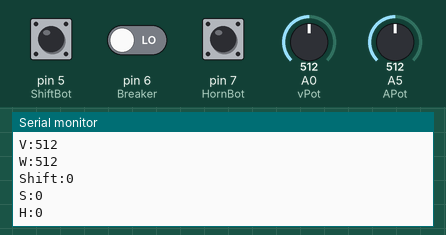
Bench run of a sketch on a simulated Arduino Uno, built with avr-gcc and run on an emulated ATmega328P. Shown: the last lines printed to the serial monitor. The inputs (shaded band) are chosen by the test bench; at power-on: A0 (vPot) = 512, A5 (APot) = 512, pin 5 (ShiftBot) LOW, pin 6 (Breaker) LOW, pin 7 (HornBot) LOW.

Above: at 1.2 s.
1.3 s: A0 (vPot) set to 716
At 2.0 s:
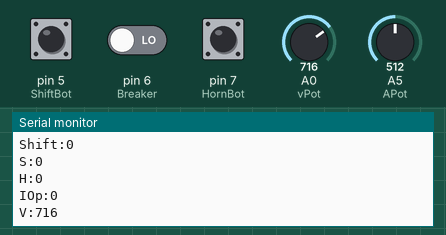
2.8 s: A5 (APot) set to 716
At 3.8 s:
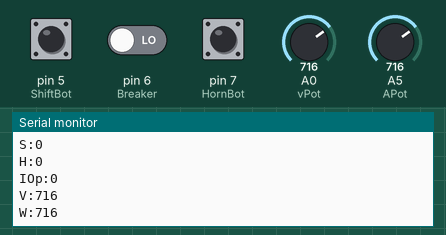
4.3 s: pin 5 (ShiftBot) pulled HIGH for 0.15 s
5.9 s: pin 6 (Breaker) driven HIGH
7.4 s: pin 7 (HornBot) pulled HIGH for 0.15 s
9.0 s: A0 (vPot) set to 900
At 9.7 s:
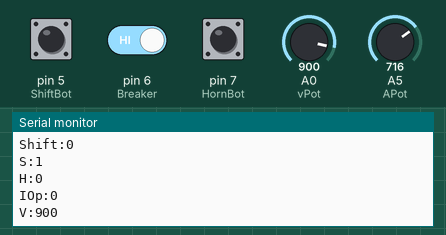
Timing chart, 0 to 11.5 s (numbered marks = the images above; inputs shaded):
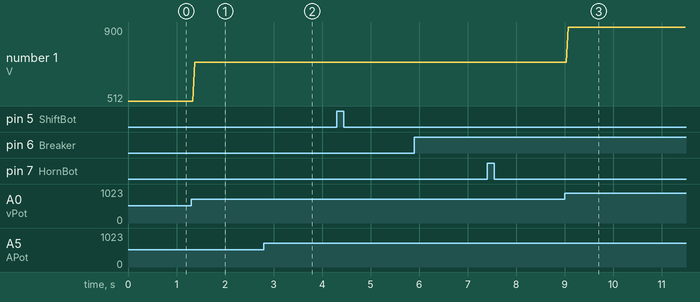

Measured:
- after the input at 1.3 s, the serial monitor: prints a new line after 0.08 s (image 1)
- after the input at 2.8 s, the serial monitor: prints a new line after 0.08 s (image 2)
- after the input at 9.0 s, the serial monitor: prints a new line after 0.07 s (image 3)
- plotted number 1: 512 → 716 after the input at 1.3 s, 716 → 900 after the input at 9.0 s

The sketch:

Arduino.ino
```cpp
#define vPot A0  // Potentiometer connected to A0
#define APot A5
#define IOp 4 //turn on or off the function
#define ShiftBot 5
#define Breaker 6
#define HornBot 7

String TXT;

String serialRead;

bool runTime = true;


void setup() {
  Serial.begin(9600);  // Start serial communication
  for(int i=1;i>=13;i++){
    pinMode(i, INPUT);
  }
}

void loop() {
  /*if(Serial.available()){
    serialRead = Serial.readStringUntil('\n');  // Read the incoming string until a newline character
    serialRead.trim();  // Remove any extra whitespace or newline characters
  */
    //aValue = map(APot, 0, 1023, 0, 90);


  /*
  if(V != analogRead(vPot)){
    V = analogRead(vPot);
    TXT = ",V: " +     String(analogRead(vPot)) +',\n';
    Serial.println(TXT);
  }
  if(Sh != digitalRead(ShiftBot)){
    Sh = digitalRead(ShiftBot);
    TXT = ",Shift: " +     String(digitalRead(ShiftBot)) +',\n';
    Serial.println(TXT);
  }
  if(S != digitalRead(Breaker)){
    S = digitalRead(Breaker);
    TXT = ",S: " +     String(digitalRead(Breaker)) +',\n';
    Serial.println(TXT);
  }
  if(H != digitalRead(HornBot)){
    H = digitalRead(HornBot);
    TXT = ",H: " +     String(digitalRead(HornBot)) +',\n';
    Serial.println(TXT);
  }
  if(W != analogRead(APot)){
    W = analogRead(APot);
    TXT = ",W: " +     String(analogRead(APot)) +',\n';
    Serial.println(TXT);
  }
  if(IO != digitalRead(IOp)){
    IO = digitalRead(IOp);
    TXT = ",IO: " +     String(digitalRead(IOp)) +',\n';
    Serial.println(TXT);
  }*/
  /*
  V = analogRead(vPot);
  Sh = digitalRead(ShiftBot);
  S = digitalRead(Breaker);
  H = digitalRead(HornBot);
  W = analogRead(APot);
  IO =digitalRead(IO);
  */
  /*
  TXT = ",\nV:" +     String(analogRead(vPot)) +',\n' +
        ",\nVAngle:" +String(map(analogRead(vPot), 0, 1023, 0 ,360)) + ',\n' +
        ",\nShift:" + String(digitalRead(ShiftBot)) +',\n' +
        ",\nS:" +     String(digitalRead(Breaker)) + ',\n' +
        ",\nH:" +     String(digitalRead(HornBot)) + ',\n' +
        ",\nW:" +     String(analogRead(APot)) + ',\n' +
        ",\nIO:" +    String(digitalRead(IOp)) + ',\n';

  */
  //Serial.println(TXT);
  //*/

  Serial.println(serialRead);
  Serial.print("V:");
  Serial.println(analogRead(vPot)); // volante
  Serial.print("W:");
  Serial.println(analogRead(APot)); // accelerator

  Serial.print("Shift:");
  Serial.println(digitalRead(ShiftBot));

  Serial.print("S:");
  Serial.println(digitalRead(Breaker));

  Serial.print("H:");
  Serial.println(digitalRead(HornBot));

  Serial.print("IOp:0");
  //Serial.println(digitalRead(IOp));

}
```
